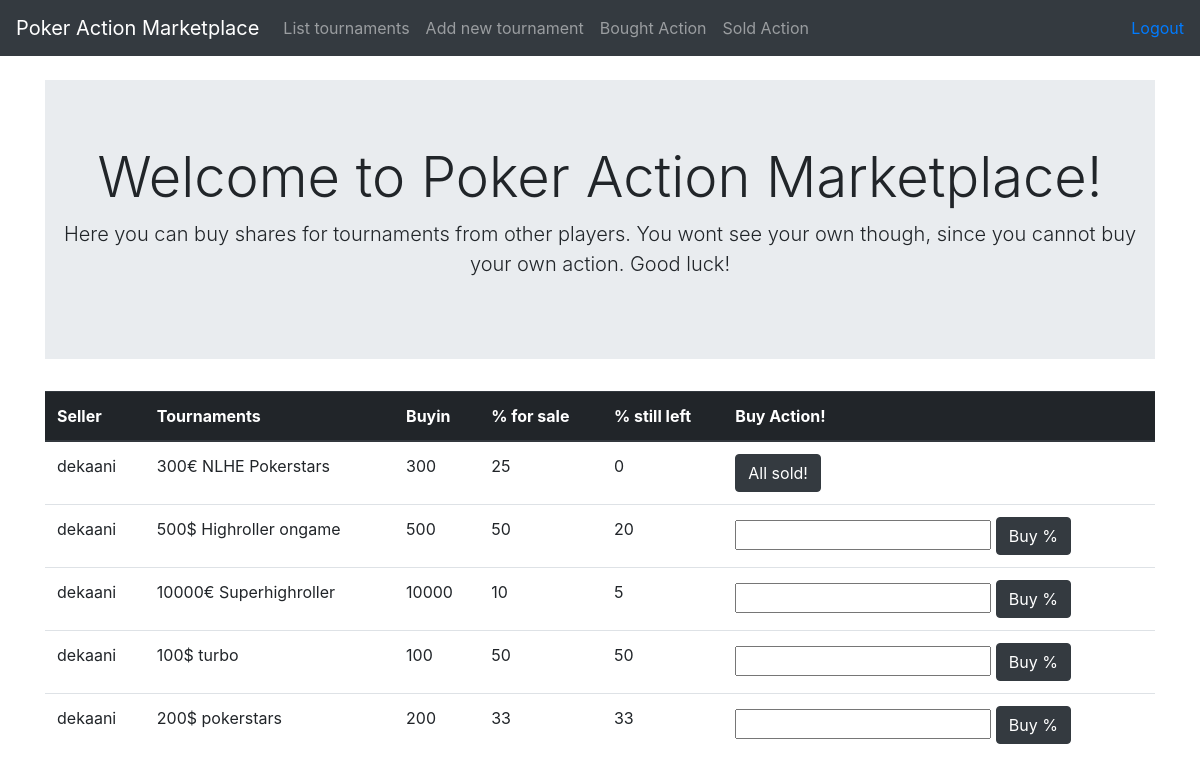
Screenshot of /tournaments/ (signed in) with the database file from the repository.
### application/tournamentPackages/models.py (models this page shows, shortened)
class TournamentPackage(Base):
    tournament = db.Column(db.String(144), nullable=False)
    buyin = db.Column(db.Integer, nullable=False)
    pcttobesold = db.Column(db.Integer, nullable=False)
    pctleft = db.Column(db.Integer, nullable=False)
    account_id = db.Column(db.Integer, db.ForeignKey('account.id'), nullable=False)
    def __init__(self, tournament, buyin, pcttobesold):
        self.tournament = tournament
        self.buyin = buyin
        self.pcttobesold = pcttobesold
        self.pctleft = pcttobesold
        self.user = ''
        self.userid = ''
    @staticmethod
    def join_account_on_tournaments():
        stmt = text("SELECT * FROM tournament_package"
                    " LEFT JOIN account on tournament_package.account_id = account.id")
        res = db.engine.execute(stmt)
        tournaments = []
        for row in res:
            tournament = TournamentPackage(row[3], row[4], row[5])
            tournament.user = row[-2]
            tournament.id = row[0]
            tournament.userid = row[7]
            tournament.pctleft = row[6]
            if tournament.userid == current_user.id:
                continue
            tournaments.append(tournament)
        tournaments.sort(key=lambda x: x.user, reverse=True)
        return tournaments

### application/tournamentPackages/views.py (the view)
@app.route('/tournaments/', methods=['GET'])
@login_required
def tournaments_index():
    tournaments = TournamentPackage.join_account_on_tournaments()
    return render_template('tournaments/list.html', tournaments = tournaments)

### application/__init__.py (called while the page is built)
@login_manager.user_loader
def load_user(user_id):
    return User.query.get(user_id)

### application/templates/tournaments/list.html (shortened to what this page needs)
{% extends "layout.html" %}
{% block body %}
<div class="jumbotron jumbotron-fluid">
  <div class="container">
    <h1 class="display-4" align=center>Welcome to Poker Action Marketplace!</h1>
    <p class="lead" align=center>Here you can buy shares for tournaments from other players. You wont see your own though, since you cannot buy your own action. Good luck!</p>
  </div>
</div>
<table class="table">
  <thead class="thead-dark">
  <th scope="col">Seller</th>
  <th scope="col">Tournaments</th>
  <th scope="col">Buyin</th>
  <th scope="col">% for sale</th>
  <th scope="col">% still left</th>
  <th scope="col">Buy Action!</th>
  </thead>
  {% for tournament in tournaments %}
  <tr>
    <td>{{ tournament.user }}</td>
    <td>{{ tournament.tournament }}</td>
    <td>{{ tournament.buyin }}</td>
    <td>{{ tournament.pcttobesold }}</td>
    <td>{{ tournament.pctleft }}</td>
    {% if tournament.pctleft == 0 %}
    <td><button class="btn btn-dark">All sold!</button></td>
    {% else %}
    <td><form method="POST", action="{{ url_for('tournaments_buy_percentage', tournament_id = tournament.id) }}">
      <input name="text">
      <input type="submit", value='Buy %' class="btn btn-dark">
    </form></td>
    {% endif %}
  </tr>
{% endfor %}
</table>
{% endblock %}

### application/templates/layout.html (shortened to what this page needs)
<!DOCTYPE html>
<html>
<head>
  <link rel="stylesheet" href="https://maxcdn.bootstrapcdn.com/bootstrap/4.0.0/css/bootstrap.min.css">
</head>
<body>
  <nav class="navbar navbar-expand-md navbar-dark bg-dark mb-4">
    <a class="navbar-brand" href="#">Poker Action Marketplace</a>
      <div class="collapse navbar-collapse" id="navbarCollapse">
        <ul class="navbar-nav mr-auto">
          <li class="nav-item">
            <a class="nav-link" href="{{ url_for('tournaments_index') }} ">List tournaments</a>
          </li>
          <li class="nav-item">
            <a class="nav-link" href="{{ url_for('tournaments_form') }} ">Add new tournament</a>
          </li>
          <li class="nav-item">
            <a class="nav-link" href="{{ url_for('show_purchased_tournaments') }}">Bought Action</a>
          </li>
          <li class="nav-item">
            <a class="nav-link" href="{{ url_for('show_sold_tournaments') }}">Sold Action</a>
          </li>
        </ul>
        <div class="form-inline mt-2 mt-md-0">
          {% if current_user.is_authenticated %}
          <a href="{{ url_for('auth_logout') }}">Logout</a>
          {% else %}
          <a class="nav-item" href="{{ url_for('auth_login') }}">Login</a>
          <a class="nav-item" href="{{ url_for('auth_register') }}">Register</a>
          {% endif %}
        </div>
      </div>
      </nav>
<main role="main" class="container">
  {% block body %}{% endblock %}
</main>
</body>
</html>

### rows the page displays
TournamentPackage: user "dekaani", tournament "300€ NLHE Pokerstars", buyin "300", pcttobesold "25", pctleft "0", shows "All sold!"
TournamentPackage: user "dekaani", tournament "500$ Highroller ongame", buyin "500", pcttobesold "50", pctleft "20"
TournamentPackage: user "dekaani", tournament "10000€ Superhighroller", buyin "10000", pcttobesold "10", pctleft "5"
TournamentPackage: user "dekaani", tournament "100$ turbo", buyin "100", pcttobesold "50", pctleft "50"
TournamentPackage: user "dekaani", tournament "200$ pokerstars", buyin "200", pcttobesold "33", pctleft "33"
